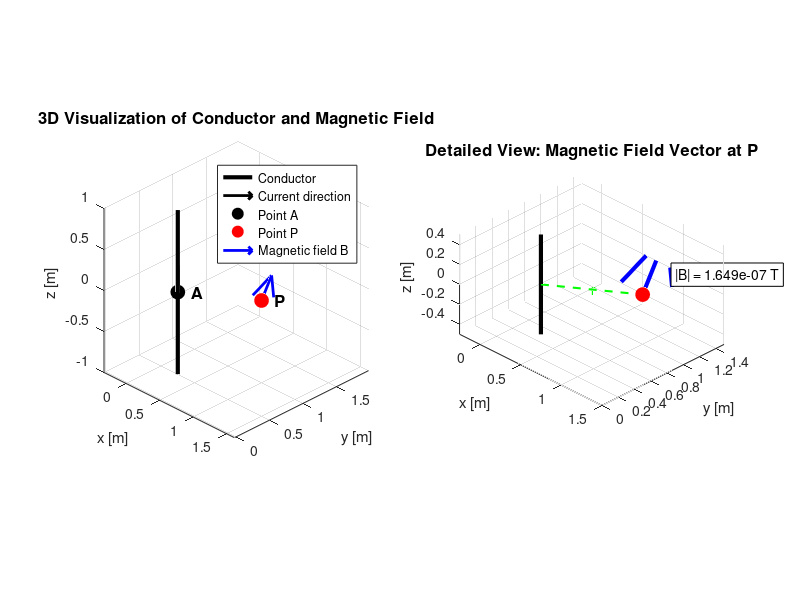
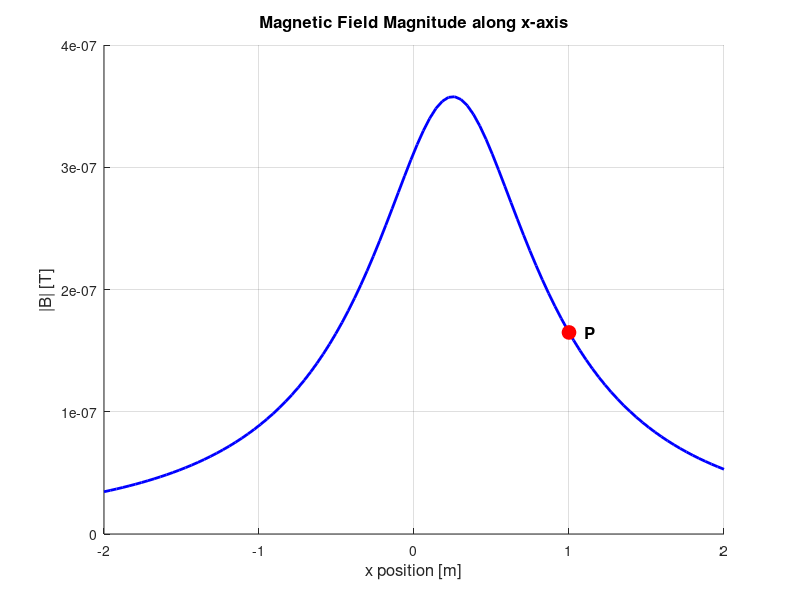
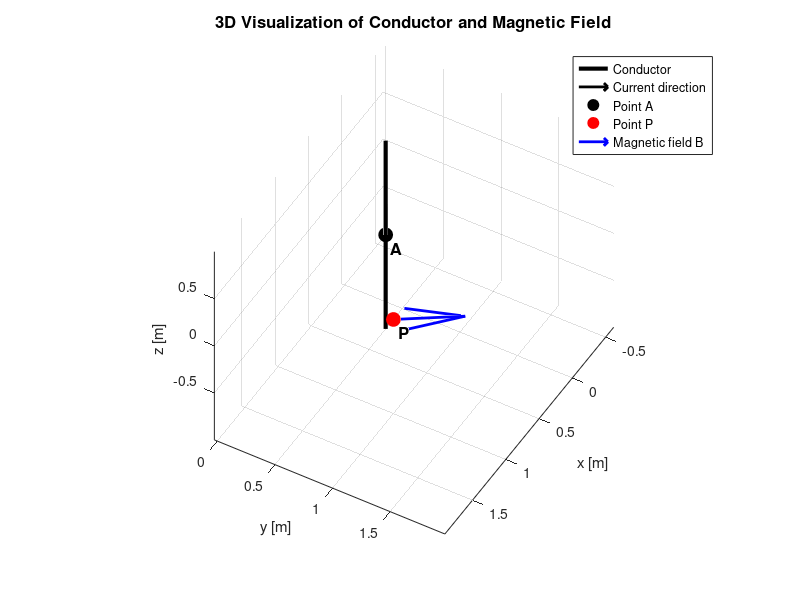

Reproduce these figures in MATLAB, in order.
%% Magnetic Field of a Finite Linear Conductor using Biot-Savart Law
% This script models a straight conductor parallel to z-axis and computes
% the magnetic field at a point P using numerical integration

clear; clc; close all;

%% Parameters
% Conductor parameters
l = 2.0;                    % Length of conductor [m]
I = 1.0;                    % Current [A]
A = [0.25, 0.5, 0];              % Starting point of conductor center [m]

% Point where magnetic field is computed
P = [1, 1, 0];        % Observation point [m]

% Physical constants
mu0 = 4*pi*1e-7;            % Permeability of free space [H/m]

%% Conductor Geometry
% The conductor is parallel to z-axis, centered at point A
% It extends from z = Az - l/2 to z = Az + l/2
z_start = A(3) - l/2;
z_end = A(3) + l/2;

% Conductor endpoints
conductor_start = [A(1), A(2), z_start];
conductor_end = [A(1), A(2), z_end];

%% Compute Magnetic Field using Biot-Savart Law
% B = (mu0*I/4*pi) * integral(dl × r_hat / r^2)
% where dl is differential length element along conductor
% r is vector from source to observation point

% Numerical integration parameters
N = 1000;                   % Number of integration segments
z_segments = linspace(z_start, z_end, N);
dz = (z_end - z_start)/(N-1);

% Initialize magnetic field vector
B = [0, 0, 0];

% Numerical integration
for i = 1:N
    % Current source point
    source_point = [A(1), A(2), z_segments(i)];
    
    % Vector from source to observation point
    r_vec = P - source_point;
    r_mag = norm(r_vec);
    
    % Avoid singularity (if P is on the conductor)
    if r_mag < 1e-6
        warning('Observation point is on the conductor!');
        continue;
    end
    
    % Differential length element (along z-direction)
    dl = [0, 0, dz];
    
    % Contribution to magnetic field
    % dB = (mu0*I/4*pi) * (dl × r_vec) / r^3
    dB = (mu0 * I / (4*pi)) * cross(dl, r_vec) / r_mag^3;
    
    % Accumulate
    B = B + dB;
end

%% Display Results
fprintf('Magnetic Field Calculation Results:\n');
fprintf('-----------------------------------\n');
fprintf('Conductor length: %.2f m\n', l);
fprintf('Current: %.2f A\n', I);
fprintf('Conductor center: [%.2f, %.2f, %.2f] m\n', A);
fprintf('Observation point P: [%.2f, %.2f, %.2f] m\n', P);
fprintf('\nMagnetic field B at point P:\n');
fprintf('Bx = %.4e T\n', B(1));
fprintf('By = %.4e T\n', B(2));
fprintf('Bz = %.4e T\n', B(3));
fprintf('|B| = %.4e T\n', norm(B));

%% Visualization
figure('Position', [100, 100, 1200, 500]);

% Subplot 1: 3D visualization
subplot(1, 2, 1);
hold on; grid on; axis equal;
view(45, 30);

% Plot conductor
plot3([conductor_start(1), conductor_end(1)], ...
      [conductor_start(2), conductor_end(2)], ...
      [conductor_start(3), conductor_end(3)], ...
      'k-', 'LineWidth', 3);

% Add arrow to show current direction
mid_point = [A(1), A(2), A(3)];
arrow_length = l/4;
quiver3(mid_point(1), mid_point(2), mid_point(3), ...
        0, 0, arrow_length, ...
        'Color', 'k', 'LineWidth', 2, 'MaxHeadSize', 0.5);

% Plot point A (conductor center)
plot3(A(1), A(2), A(3), 'ko', 'MarkerSize', 10, 'MarkerFaceColor', 'k');
text(A(1)+0.1, A(2)+0.1, A(3), 'A', 'FontSize', 12, 'FontWeight', 'bold');

% Plot observation point P
plot3(P(1), P(2), P(3), 'ro', 'MarkerSize', 10, 'MarkerFaceColor', 'r');
text(P(1)+0.1, P(2)+0.1, P(3), 'P', 'FontSize', 12, 'FontWeight', 'bold');

% Plot magnetic field vector at P (scaled for visibility)
B_scale = 0.5 / max(abs(B));  % Scale factor for visualization
if norm(B) > 0
    quiver3(P(1), P(2), P(3), ...
            B(1)*B_scale, B(2)*B_scale, B(3)*B_scale, ...
            'b', 'LineWidth', 2, 'MaxHeadSize', 0.5);
end

% Labels and title
xlabel('x [m]', 'FontSize', 11);
ylabel('y [m]', 'FontSize', 11);
zlabel('z [m]', 'FontSize', 11);
title('3D Visualization of Conductor and Magnetic Field', 'FontSize', 12);

% Legend
legend('Conductor', 'Current direction', 'Point A', 'Point P', ...
       'Magnetic field B', 'Location', 'best');


% Subplot 2: Detailed view of magnetic field
subplot(1, 2, 2);
hold on; grid on; axis equal;
view(45, 30);

% Plot conductor (zoomed view)
plot3([conductor_start(1), conductor_end(1)], ...
      [conductor_start(2), conductor_end(2)], ...
      [conductor_start(3), conductor_end(3)], ...
      'k-', 'LineWidth', 3);

% Plot observation point
plot3(P(1), P(2), P(3), 'ro', 'MarkerSize', 10, 'MarkerFaceColor', 'r');

% Plot magnetic field vector with larger scale
if norm(B) > 0
    quiver3(P(1), P(2), P(3), ...
            B(1)*B_scale*2, B(2)*B_scale*2, B(3)*B_scale*2, ...
            'b', 'LineWidth', 3, 'MaxHeadSize', 0.5);
end

% Plot position vector from conductor to P
plot3([A(1), P(1)], [A(2), P(2)], [A(3), P(3)], ...
      'g--', 'LineWidth', 1.5);
text((A(1)+P(1))/2, (A(2)+P(2))/2, (A(3)+P(3))/2, 'r', ...
     'FontSize', 10, 'Color', 'g');

% Set axis limits for better view
axis_range = 1.5 * max([abs(P - A), l/2]);
xlim([min([A(1), P(1)]) - 0.5, max([A(1), P(1)]) + 0.5]);
ylim([min([A(2), P(2)]) - 0.5, max([A(2), P(2)]) + 0.5]);
zlim([min([A(3), P(3)]) - 0.5, max([A(3), P(3)]) + 0.5]);

% Labels and title
xlabel('x [m]', 'FontSize', 11);
ylabel('y [m]', 'FontSize', 11);
zlabel('z [m]', 'FontSize', 11);
title('Detailed View: Magnetic Field Vector at P', 'FontSize', 12);

% Add text with field magnitude
text_str = sprintf('|B| = %.3e T', norm(B));
text(P(1)+0.2, P(2)+0.2, P(3)+0.2, text_str, ...
     'FontSize', 10, 'BackgroundColor', 'w', 'EdgeColor', 'k');


%% Additional Analysis: Field along a line
% Optional: Compute and plot field magnitude along a line

figure('Position', [100, 100, 800, 400]);
hold on; grid on;

% Define a line along x-axis at y = P(2), z = P(3)
x_line = linspace(-2, 2, 100);
B_mag_line = zeros(size(x_line));

for j = 1:length(x_line)
    P_temp = [x_line(j), P(2), P(3)];
    B_temp = [0, 0, 0];
    
    for i = 1:N
        source_point = [A(1), A(2), z_segments(i)];
        r_vec = P_temp - source_point;
        r_mag = norm(r_vec);
        
        if r_mag < 1e-6
            continue;
        end
        
        dl = [0, 0, dz];
        dB = (mu0 * I / (4*pi)) * cross(dl, r_vec) / r_mag^3;
        B_temp = B_temp + dB;
    end
    
    B_mag_line(j) = norm(B_temp);
end

plot(x_line, B_mag_line, 'b-', 'LineWidth', 2);
xlabel('x position [m]', 'FontSize', 12);
ylabel('|B| [T]', 'FontSize', 12);
title('Magnetic Field Magnitude along x-axis', 'FontSize', 12);
grid on;

% Mark the point P
plot(P(1), norm(B), 'ro', 'MarkerSize', 10, 'MarkerFaceColor', 'r');
text(P(1)+0.1, norm(B), 'P', 'FontSize', 12, 'FontWeight', 'bold');

%% Verification: Analytical solution for infinite wire
% For comparison, compute field for infinite wire
if abs(P(1) - A(1)) > 1e-6 || abs(P(2) - A(2)) > 1e-6
    rho = sqrt((P(1)-A(1))^2 + (P(2)-A(2))^2);
    B_infinite = mu0 * I / (2*pi*rho);
    fprintf('\nComparison with infinite wire approximation:\n');
    fprintf('|B| (finite wire) = %.4e T\n', norm(B));
    fprintf('|B| (infinite wire) = %.4e T\n', B_infinite);
    fprintf('Ratio = %.4f\n', norm(B)/B_infinite);
end

figure;

hold on; grid on; axis equal;
view(45, 30);

% Plot conductor
plot3([conductor_start(1), conductor_end(1)], ...
      [conductor_start(2), conductor_end(2)], ...
      [conductor_start(3), conductor_end(3)], ...
      'k-', 'LineWidth', 3);

% Add arrow to show current direction
mid_point = [A(1), A(2), A(3)];
arrow_length = l/4;
quiver3(mid_point(1), mid_point(2), mid_point(3), ...
        0, 0, arrow_length, ...
        'Color', 'k', 'LineWidth', 2, 'MaxHeadSize', 0.5);

% Plot point A (conductor center)
plot3(A(1), A(2), A(3), 'ko', 'MarkerSize', 10, 'MarkerFaceColor', 'k');
text(A(1)+0.1, A(2)+0.1, A(3), 'A', 'FontSize', 12, 'FontWeight', 'bold');

% Plot observation point P
plot3(P(1), P(2), P(3), 'ro', 'MarkerSize', 10, 'MarkerFaceColor', 'r');
text(P(1)+0.1, P(2)+0.1, P(3), 'P', 'FontSize', 12, 'FontWeight', 'bold');

% Plot magnetic field vector at P (scaled for visibility)
B_scale = 0.5 / max(abs(B));  % Scale factor for visualization
if norm(B) > 0
    quiver3(P(1), P(2), P(3), ...
            B(1)*B_scale, B(2)*B_scale, B(3)*B_scale, ...
            'b', 'LineWidth', 2, 'MaxHeadSize', 0.5);
end

% Labels and title
xlabel('x [m]', 'FontSize', 11);
ylabel('y [m]', 'FontSize', 11);
zlabel('z [m]', 'FontSize', 11);
title('3D Visualization of Conductor and Magnetic Field', 'FontSize', 12);

% Legend
legend('Conductor', 'Current direction', 'Point A', 'Point P', ...
       'Magnetic field B', 'Location', 'best');
% Thêm 
view(120,45)
